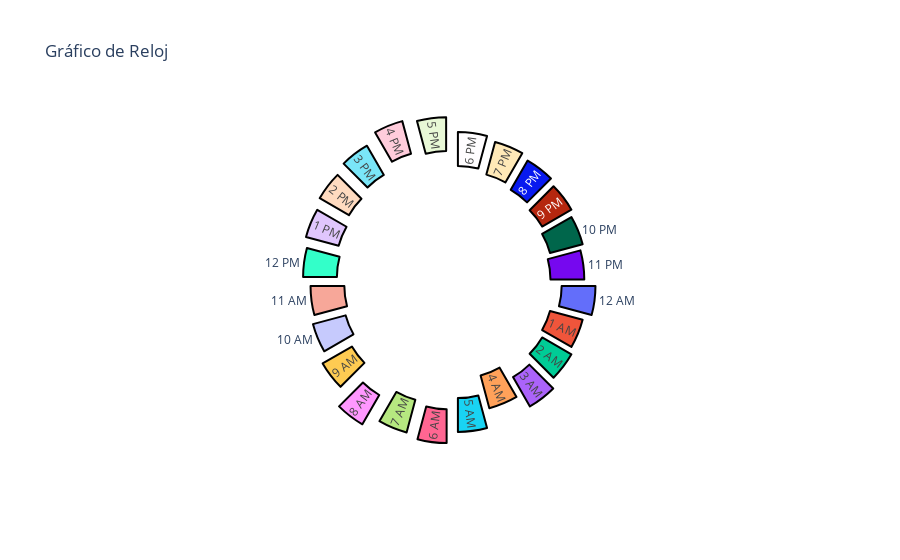

The code cell stored with this chart in its notebook:
### Code cell
# Datos de ejemplo
horas = ['12 AM', '1 AM', '2 AM', '3 AM', '4 AM', '5 AM', '6 AM', '7 AM', '8 AM', '9 AM', '10 AM', '11 AM', '12 PM', '1 PM', '2 PM', '3 PM', '4 PM', '5 PM', '6 PM', '7 PM', '8 PM', '9 PM', '10 PM', '11 PM']
valores = [5, 3, 4, 6, 2, 7, 10, 9, 12, 8, 6, 5, 7, 8, 9, 10, 12, 11, 7, 6, 5, 4, 3, 2]

# Normalizar los valores para definir el grosor de cada sección
max_value = max(valores)
grosor = [0.1 + 0.4 * (valor / max_value) for valor in valores]  # El rango de grosor va de 0.1 a 0.5

# Crear el gráfico de dona
fig = go.Figure()

fig.add_trace(go.Pie(
    labels=horas,
    values=[1]*24,  # Todas las secciones tienen el mismo tamaño angular
    hole=0.7,  # Tamaño del agujero para crear el efecto de dona
    marker=dict(line=dict(color='#000000', width=2)),
    textinfo='label',
    pull=grosor,  # Ajustar el grosor de las secciones
    direction='clockwise',
    rotation=90  # Rotar para que comience en la posición de las 12
))

# Configurar el layout del gráfico
fig.update_layout(
    title_text="Gráfico de Reloj",
    showlegend=False
)

# Mostrar el gráfico
fig.show()

### Figure 1 — Plotly figure (JSON) as saved in the notebook; plotly's stock layout.template omitted (floating-point values rounded to 4 significant figures)
{"data": [{"direction": "clockwise", "hole": 0.7, "labels": ["12 AM", "1 AM", "2 AM", "3 AM", "4 AM", "5 AM", "6 AM", "7 AM", "8 AM", "9 AM", "10 AM", "11 AM", "12 PM", "1 PM", "2 PM", "3 PM", "4 PM", "5 PM", "6 PM", "7 PM", "8 PM", "9 PM", "10 PM", "11 PM"], "marker": {"line": {"color": "#000000", "width": 2}}, "pull": [0.2667, 0.2, 0.2333, 0.3, 0.1667, 0.3333, 0.4333, 0.4, 0.5, 0.3667, 0.3, 0.2667, 0.3333, 0.3667, 0.4, 0.4333, 0.5, 0.4667, 0.3333, 0.3, 0.2667, 0.2333, 0.2, 0.1667], "rotation": 90, "textinfo": "label", "type": "pie", "values": [1, 1, 1, 1, 1, 1, 1, 1, 1, 1, 1, 1, 1, 1, 1, 1, 1, 1, 1, 1, 1, 1, 1, 1]}], "layout": {"showlegend": false, "title": {"text": "Gráfico de Reloj"}}}
